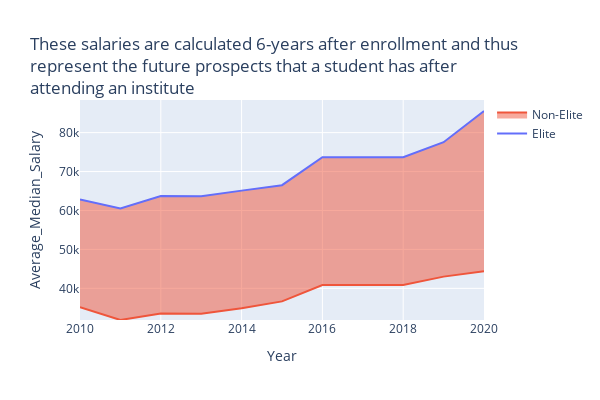

The cell this chart's notebook holds for it:
### Markdown cell above
## Analysing the disparity between Tier-1 and Tier-2 institutes ##

### Code cell
trace1 = go.Scatter(x=year, y=medianEarnTier1, mode="lines", name="Elite")
trace2 = go.Scatter(x=year, y=medianEarnTier2, mode="lines", name="Non-Elite", fill="tonextx",opacity=0)


fig = go.Figure(data=[trace1, trace2])
fig.update_layout(
    width= 600,
    height=400,
    xaxis=dict(title="Year"),
    yaxis=dict(title="Average_Median_Salary"),
    title="These salaries are calculated 6-years after enrollment and thus<br>represent the future prospects that a student has after<br>attending an institute"
)
fig.show()

### Figure 1 — Plotly figure (JSON) as saved in the notebook; plotly's stock layout.template omitted (floating-point values rounded to 4 significant figures)
{"data": [{"mode": "lines", "name": "Elite", "type": "scatter", "x": [2010, 2011, 2012, 2013, 2014, 2015, 2016, 2017, 2018, 2019, 2020], "y": [62800, 60515, 63700, 63650, 65100, 66500, 73660.0, 73660.0, 73660.0, 77538, 85550.0]}, {"fill": "tonextx", "mode": "lines", "name": "Non-Elite", "opacity": 0, "type": "scatter", "x": [2010, 2011, 2012, 2013, 2014, 2015, 2016, 2017, 2018, 2019, 2020], "y": [35150, 31870.0, 33550, 33500, 34900, 36650, 40860.0, 40860.0, 40860.0, 43013, 44370.0]}], "layout": {"height": 400, "title": {"text": "These salaries are calculated 6-years after enrollment and thus<br>represent the future prospects that a student has after<br>attending an institute"}, "width": 600, "xaxis": {"title": {"text": "Year"}}, "yaxis": {"title": {"text": "Average_Median_Salary"}}}}
